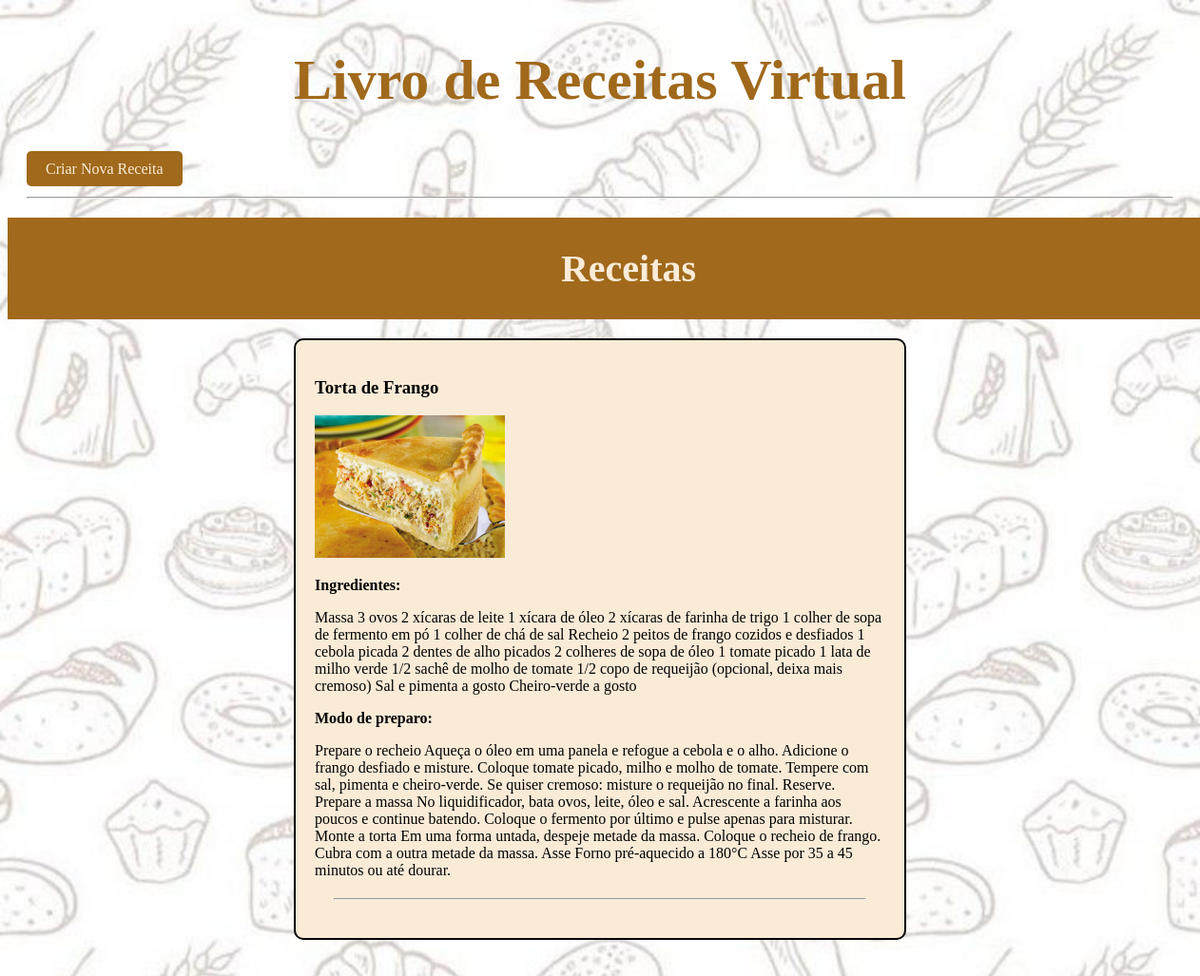
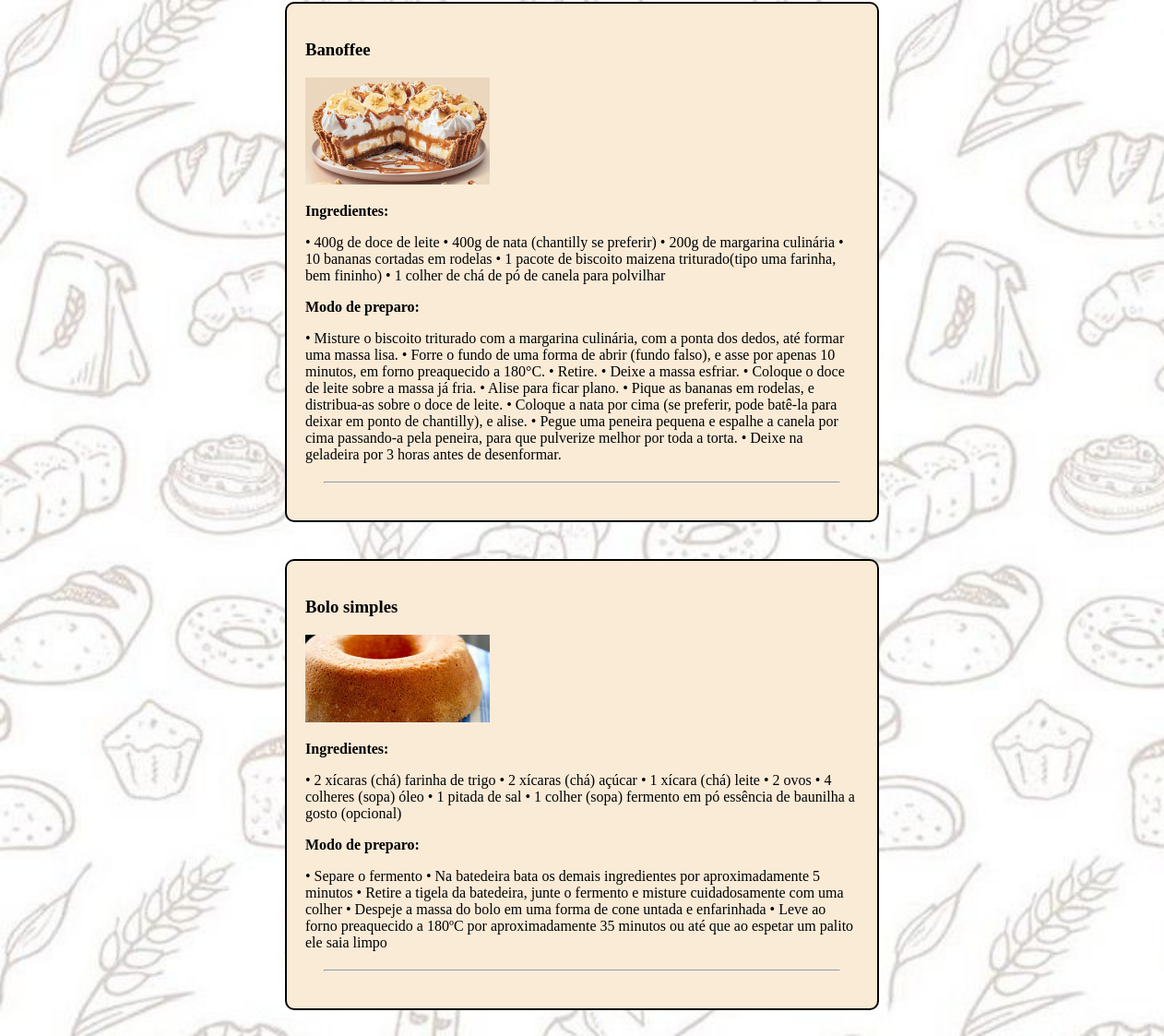
The page / on the database its author committed (2 pictures, top to bottom).
### receitas/models.py (models this page shows, shortened)
class Receita(models.Model):
    titulo = models.CharField(max_length=200)
    ingredientes = models.TextField()
    modo_preparo = models.TextField()
    imagem = models.ImageField(upload_to='receitas_fotos/')
    criado_em = models.DateTimeField(auto_now_add=True)

### receitas/views.py (the view)
# urls.py: path('', views.lista_receitas, name='lista_receitas'),
def lista_receitas(request):
    receitas = Receita.objects.all().order_by('-criado_em')
    return render(request, 'receitas/lista_receitas.html', {'receitas': receitas})

### receitas/templates/receitas/lista_receitas.html
{% extends 'receitas/base.html' %}
{% block content %}
<h2 class="t2">Receitas</h2>
{% for r in receitas %}
<div class="container">
    <div class="caixa">
        <h3>{{ r.titulo }}</h3>
        {% if r.imagem %}
            <img src="{{ r.imagem.url }}" alt="{{ r.titulo }}" width="200">
        {% else %}
            <p>(Sem imagem)</p>
        {% endif %}
        <p><strong>Ingredientes:</strong></p>
        <p>{{ r.ingredientes }}</p>
        <p><strong>Modo de preparo:</strong></p>
        <p>{{ r.modo_preparo }}</p>
        <hr>
    </div>
{% endfor %}
{% endblock %}

### receitas/templates/receitas/base.html (shortened to what this page needs)
{% load static %}
<!DOCTYPE html>
<html lang="pt-BR">
<head>
    <link rel="stylesheet" type="text/css" href="{% static 'css/estilos.css' %}">
</head>
<body>
    <header>
        <h1 class="titulo">Livro de Receitas Virtual</h1>
        <nav>
            <a href="{% url 'criar_receita' %}"; class="botao">Criar Nova Receita</a>
        </nav>
    </header>
    <hr>
    {% block content %}
    {% endblock %}
</body>
</html>

### receitas/static/receitas/css/estilos.css (style rules this page uses)
body { background-color: pink; }

### rows shown on the page
Receita: titulo "Torta de Frango", imagem (picture), ingredientes "Massa 3 ovos 2 xícaras de leite 1 xícara de óleo 2 xícaras de farinha de trigo 1 colher de sopa de fermento em pó 1 colher de chá de sal Recheio 2 peitos de frango cozidos e desfiados 1 cebola picada 2 dentes de alho picados 2 colheres de sopa de óleo 1 tomate picado 1 lata de milho verde 1/2 sachê de molho de tomate 1/2 copo de requeijão (opcional, deixa mais cremoso) Sal e pimenta a gosto Cheiro-verde a gosto", modo_preparo "Prepare o recheio Aqueça o óleo em uma panela e refogue a cebola e o alho. Adicione o frango desfiado e misture. Coloque tomate picado, milho e molho de tomate. Tempere com sal, pimenta e cheiro-verde. Se quiser cremoso: misture o requeijão no final. Reserve. Prepare a massa No liquidificador, bata ovos, leite, óleo e sal. Acrescente a farinha aos poucos e continue batendo. Coloque o fermento por último e pulse apenas para misturar. Monte a torta Em uma forma untada, despeje metade da massa. Coloque o recheio de frango. Cubra com a outra metade da massa. Asse Forno pré-aquecido a 180°C Asse por 35 a 45 minutos ou até dourar."
Receita: titulo "Banoffee", imagem (picture), ingredientes "• 400g de doce de leite • 400g de nata (chantilly se preferir) • 200g de margarina culinária • 10 bananas cortadas em rodelas • 1 pacote de biscoito maizena triturado(tipo uma farinha, bem fininho) • 1 colher de chá de pó de canela para polvilhar", modo_preparo "• Misture o biscoito triturado com a margarina culinária, com a ponta dos dedos, até formar uma massa lisa. • Forre o fundo de uma forma de abrir (fundo falso), e asse por apenas 10 minutos, em forno preaquecido a 180°C. • Retire. • Deixe a massa esfriar. • Coloque o doce de leite sobre a massa já fria. • Alise para ficar plano. • Pique as bananas em rodelas, e distribua-as sobre o doce de leite. • Coloque a nata por cima (se preferir, pode batê-la para deixar em ponto de chantilly), e alise. • Pegue uma peneira pequena e espalhe a canela por cima passando-a pela peneira, para que pulverize melhor por toda a torta. • Deixe na geladeira por 3 horas antes de desenformar."
Receita: titulo "Bolo simples", imagem (picture), ingredientes "• 2 xícaras (chá) farinha de trigo • 2 xícaras (chá) açúcar • 1 xícara (chá) leite • 2 ovos • 4 colheres (sopa) óleo • 1 pitada de sal • 1 colher (sopa) fermento em pó essência de baunilha a gosto (opcional)", modo_preparo "• Separe o fermento • Na batedeira bata os demais ingredientes por aproximadamente 5 minutos • Retire a tigela da batedeira, junte o fermento e misture cuidadosamente com uma colher • Despeje a massa do bolo em uma forma de cone untada e enfarinhada • Leve ao forno preaquecido a 180ºC por aproximadamente 35 minutos ou até que ao espetar um palito ele saia limpo"
